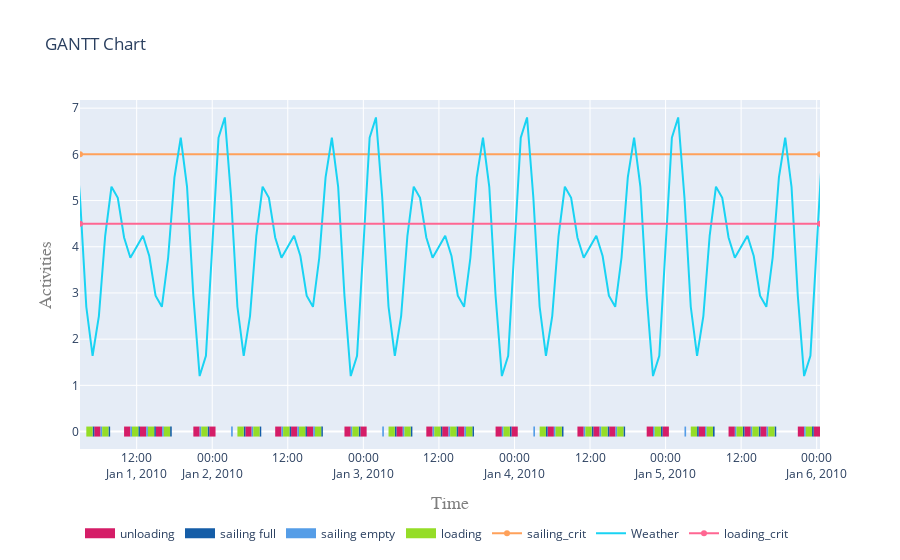

Notebook code cell kept with this figure:
### Code cell
res = plot.get_gantt_chart([vessel01], y_scale="numbers", static=True,id_map=id_map)
data = res['data']
layout = res['layout']

data.append({
    "name": "sailing_crit",
    "x":[vessel01.log["Timestamp"][0].isoformat(), vessel01.log["Timestamp"][-1].isoformat()],
    "y":[sailing_crit.maximum,sailing_crit.maximum],
})

data.append({
    "name": "Weather",
    "x":metocean_df.index,
    "y":metocean_df[sailing_crit.condition],
})

data.append({
    "name": "loading_crit",
    "x":[vessel01.log["Timestamp"][0].isoformat(), vessel01.log["Timestamp"][-1].isoformat()],
    "y":[loading_crit.maximum,loading_crit.maximum],
})

go.Figure(data=data, layout=layout)

### Figure 1 — Plotly figure (JSON) as saved in the notebook; plotly's stock layout.template omitted (floating-point values rounded to 4 significant figures; data arrays with more than 128 entries replaced by an {"elided": "..."} marker saying what was removed)
{"data": [{"connectgaps": false, "hoverinfo": "y+name", "line": {"color": "rgb(213,29,103)", "width": 10}, "mode": "lines", "name": "unloading", "type": "scatter", "x": {"elided": "150 str values"}, "y": {"elided": "150 int values"}}, {"connectgaps": false, "hoverinfo": "y+name", "line": {"color": "rgb(21,93,167)", "width": 10}, "mode": "lines", "name": "sailing full", "type": "scatter", "x": {"elided": "150 str values"}, "y": {"elided": "150 int values"}}, {"connectgaps": false, "hoverinfo": "y+name", "line": {"color": "rgb(85,157,231)", "width": 10}, "mode": "lines", "name": "sailing empty", "type": "scatter", "x": {"elided": "150 str values"}, "y": {"elided": "150 int values"}}, {"connectgaps": false, "hoverinfo": "y+name", "line": {"color": "rgb(149,221,39)", "width": 10}, "mode": "lines", "name": "loading", "type": "scatter", "x": {"elided": "150 str values"}, "y": {"elided": "150 int values"}}, {"name": "sailing_crit", "type": "scatter", "x": ["2010-01-01T03:00:00", "2010-01-06T00:31:25.649182"], "y": [6, 6]}, {"name": "Weather", "type": "scatter", "x": {"elided": "192 str values"}, "y": {"elided": "192 float values"}}, {"name": "loading_crit", "type": "scatter", "x": ["2010-01-01T03:00:00", "2010-01-06T00:31:25.649182"], "y": [4.5, 4.5]}], "layout": {"hovermode": "closest", "legend": {"orientation": "h", "x": 0, "y": -0.2}, "title": {"text": "GANTT Chart"}, "xaxis": {"range": ["2010-01-01T03:00:00", "2010-01-06T00:31:25.649182"], "title": {"font": {"color": "#7f7f7f", "family": "Courier New, monospace", "size": 18}, "text": "Time"}}, "yaxis": {"title": {"font": {"color": "#7f7f7f", "family": "Courier New, monospace", "size": 18}, "text": "Activities"}}}}
